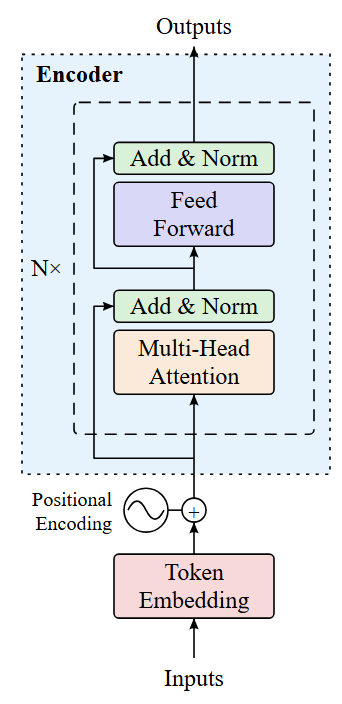

Recreate this plot in Python.
"""Block diagram: operator stack with residual paths, a repeated group (N x)
and a tinted background region. Run: python block-diagram.py -> block-diagram.svg"""
import sys
from pathlib import Path
sys.path.insert(0, str(Path(__file__).resolve().parent.parent))
from mlsvg import Figure, Box, union

f = Figure()
cx = 150

# Operators, bottom to top. A block and its norm sit 4px apart; stages 20-40px.
emb = f.block(cx, 356, "Token\nEmbedding", "embedding")
add = f.sum(cx, emb.y - 22)
pe = f.circle(add.x - 6 - 12, add.c[1], 11)
f.raw(f'<path class="line" d="M{pe.x + 2:g},{pe.c[1]:g} q4.5,-9 9,0 t9,0"/>')   # sine glyph
f.text(pe.x - 6, pe.c[1], "Positional\nEncoding", "small", anchor="end")

att = f.above(add, 52, "Multi-Head\nAttention", "attention")
n1 = f.above(att, 4, "Add & Norm", "norm", h=16)
ffn = f.above(n1, 22, "Feed\nForward", "mlp")
n2 = f.above(ffn, 4, "Add & Norm", "norm", h=16)

# Data flow
f.arrow([(cx, emb.y + emb.h + 20), emb.s]); f.text(cx, emb.y + emb.h + 30, "Inputs")
f.arrow([emb.n, add.s])
f.path([pe.e, add.w_], arrow=False)
r1 = (cx, add.y - 20)
r2 = (cx, (n1.y + ffn.y + ffn.h) / 2)
f.arrow([add.n, att.s])
f.arrow([n1.n, ffn.s])
f.arrow([n2.n, (cx, n2.y - 48)]); f.text(cx, n2.y - 58, "Outputs")

# Residual connections: leave the trunk, run alongside, re-enter the norm
f.connect(r1, n1.w_, via="side", off=-50)
f.connect(r2, n2.w_, via="side", off=-50)

# Repeated group and its multiplicity
stack = f.group(union(att, n2, pad=20))
times = f.text(stack.x - 6, stack.c[1], "N×", anchor="end")

# Background region with a reserved title strip
f.region(union(stack, times, Box(cx, r1[1], 0, 0), pad=8, pad_top=24), "encoder", "Encoder")

f.save(Path(__file__).with_suffix(".svg"), "Encoder block")
